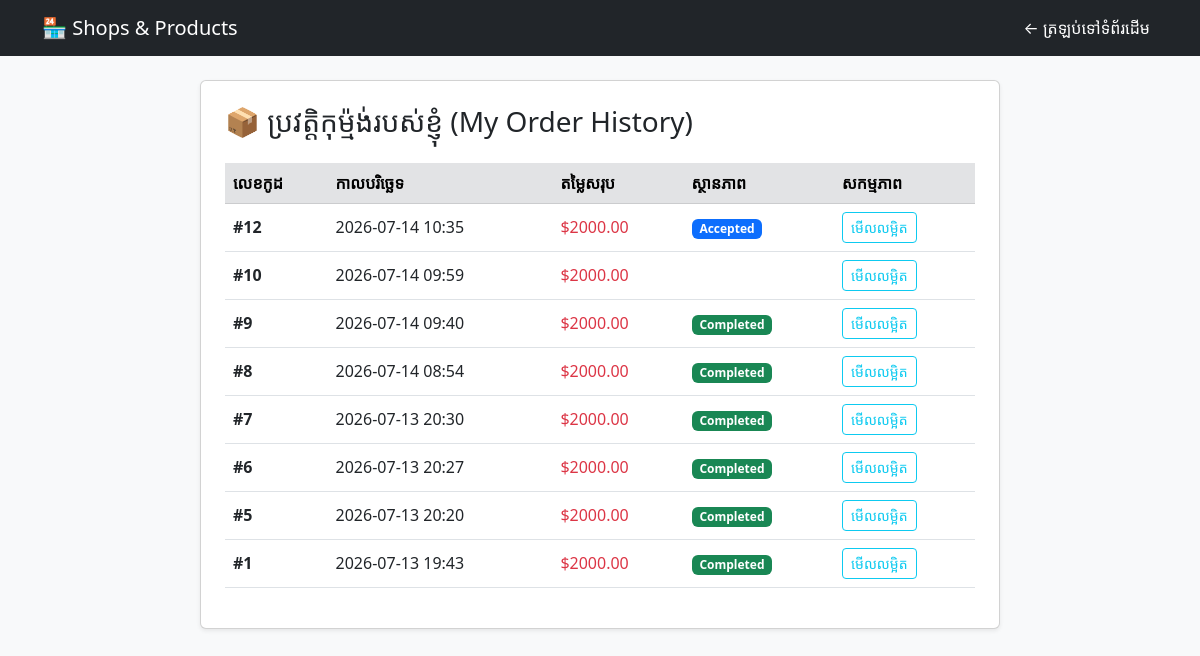
Before: /my-orders/ (signed in) with the older database file.
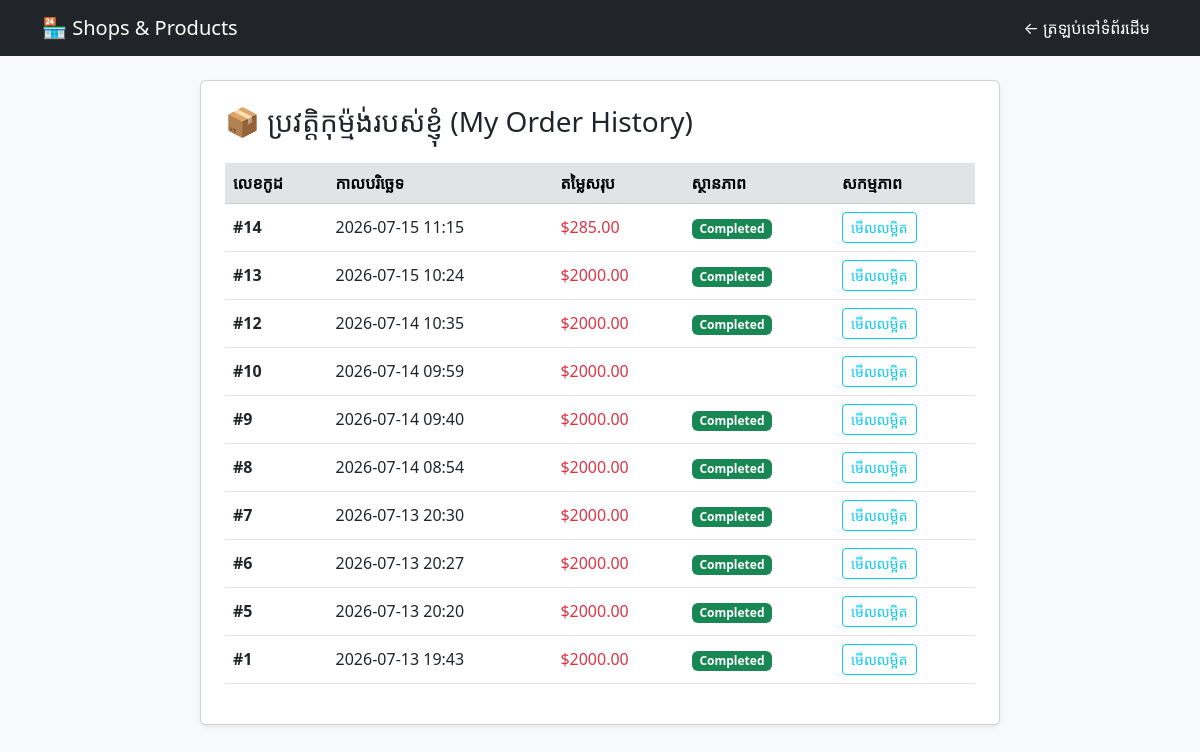
After: the same page with the newer database file.
### adminsystem/models.py (models this page shows, shortened)
class Order(models.Model):
    STATUS_CHOICES = (
        ('Pending', 'Pending'),
        ('Accepted', 'Accepted'),
        ('Completed', 'Completed'),
        ('Cancelled', 'Cancelled'),
    )
    user = models.ForeignKey(User, on_delete=models.CASCADE, null=True, blank=True)
    total_price = models.DecimalField(max_digits=10, decimal_places=2, default=0.00)
    status = models.CharField(max_length=20, choices=STATUS_CHOICES, default='Pending')
    created_at = models.DateTimeField(auto_now_add=True)
    phone = models.CharField(max_length=20, blank=True, null=True)
    address = models.TextField(blank=True, null=True)

### adminsystem/views.py (the view)
# urls.py: path('my-orders/', views.my_orders_view, name='my_orders'),
@login_required(login_url='login')
def my_orders_view(request):
    orders = Order.objects.filter(user=request.user).order_by('-id')
    return render(request, 'my_orders.html', {
        'orders': orders
    })

### adminsystem/views.py (called while the page is built)
def active_orders_count(request):
    if request.user.is_authenticated:
        count = Order.objects.filter(
            user=request.user,
            status__in=['Pending', 'Accepted']
        ).count()
        return {'active_orders_count': count}
    return {'active_orders_count': 0}

### adminsystem/templates/my_orders.html (shortened to what this page needs)
<!DOCTYPE html>
<html lang="en">
<head>
    <link rel="stylesheet" href="https://cdn.jsdelivr.net/npm/bootstrap@5.3.0/dist/css/bootstrap.min.css">
</head>
<body class="bg-light">
<nav class="navbar navbar-expand-lg navbar-dark bg-dark mb-4">
    <div class="container">
        <a class="navbar-brand font-weight-bold" href="{% url 'index' %}">🏪 Shops & Products</a>
        <div class="navbar-nav ms-auto">
            <a class="nav-link text-white" href="{% url 'index' %}">← ត្រឡប់ទៅទំព័រដើម</a>
        </div>
    </div>
</nav>
<div class="container">
    <div class="card p-4 shadow-sm mx-auto" style="max-width: 800px;">
        <h3 class="mb-4">📦 ប្រវត្តិកុម្ម៉ង់របស់ខ្ញុំ (My Order History)</h3>
        <table class="table table-hover align-middle">
            <thead class="table-secondary">
                <tr>
                    <th>លេខកូដ</th>
                    <th>កាលបរិច្ឆេទ</th>
                    <th>តម្លៃសរុប</th>
                    <th>ស្ថានភាព</th>
                    <th>សកម្មភាព</th>
                </tr>
            </thead>
            <tbody>
                {% for order in orders %}
                <tr>
                    <td><strong>#{{ order.id }}</strong></td>
                    <td>{{ order.created_at|date:"Y-m-d H:i" }}</td>
                    <td class="text-danger font-weight-bold">${{ order.total_price }}</td>
                    <td>
                        <span class="badge
                            {% if order.status == 'Pending' %} bg-warning text-dark
                            {% elif order.status == 'Accepted' %} bg-primary
                            {% elif order.status == 'Completed' %} bg-success {% endif %}">
                            {{ order.status }}
                        </span>
                    </td>
                    <td>
                        <a href="{% url 'order_detail' order.id %}" class="btn btn-sm btn-outline-info">មើលលម្អិត</a>
                    </td>
                </tr>
                {% empty %}
                <tr>
                    <td colspan="5" class="text-center text-muted py-4">អ្នកមិនទាន់ធ្លាប់មានប្រវត្តិកុម្ម៉ង់ទំនិញឡើយទេ!</td>
                </tr>
                {% endfor %}
            </tbody>
        </table>
    </div>
</div>
</body>
</html>

Changed rows visible on the page:
added Order: id "14", created_at "2026-07-15 11:15", total_price "285.00", status "Completed"
added Order: id "13", created_at "2026-07-15 10:24", total_price "2000.00", status "Completed"
changed Order id 12: status "Accepted" → "Completed"
